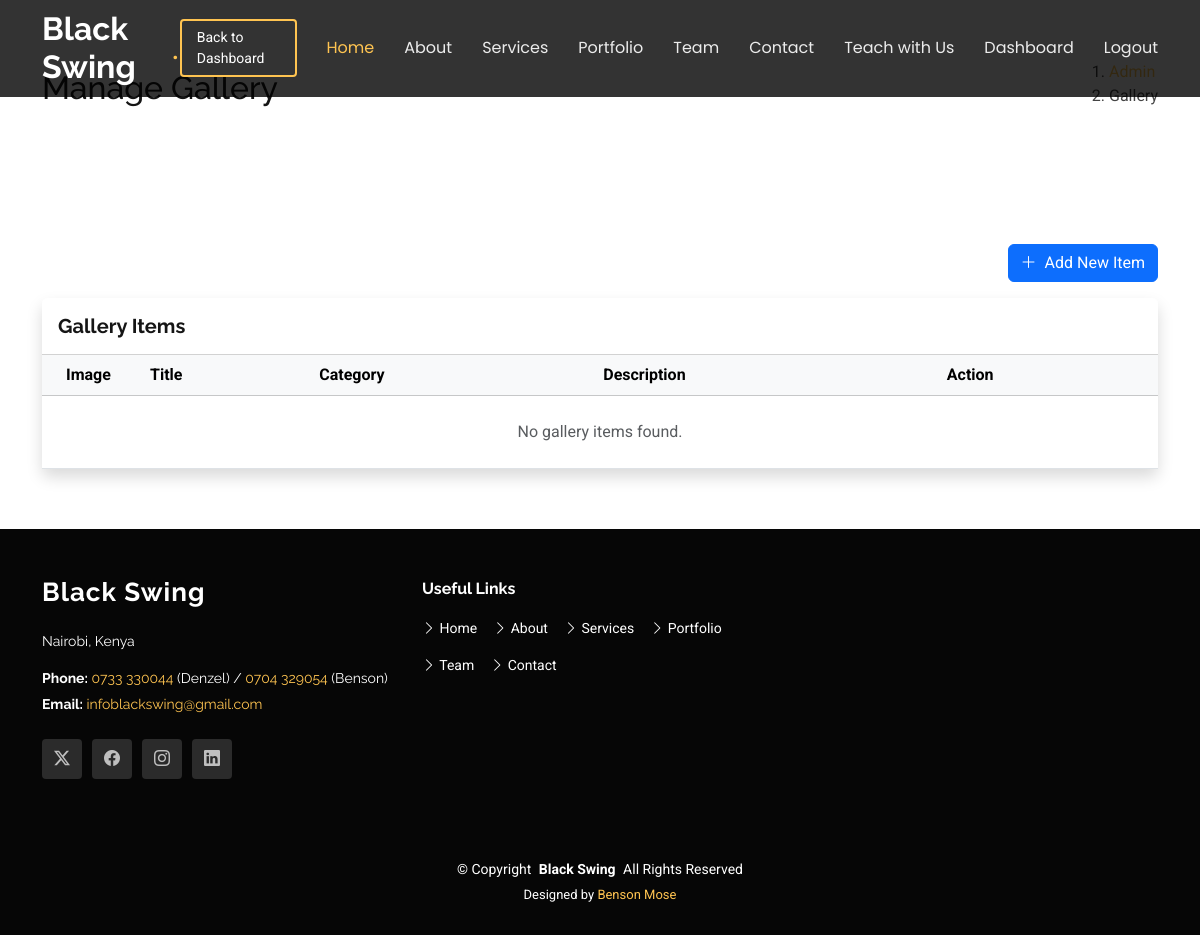
Before: /dashboard/admin/gallery/ (signed in) with the older database file.
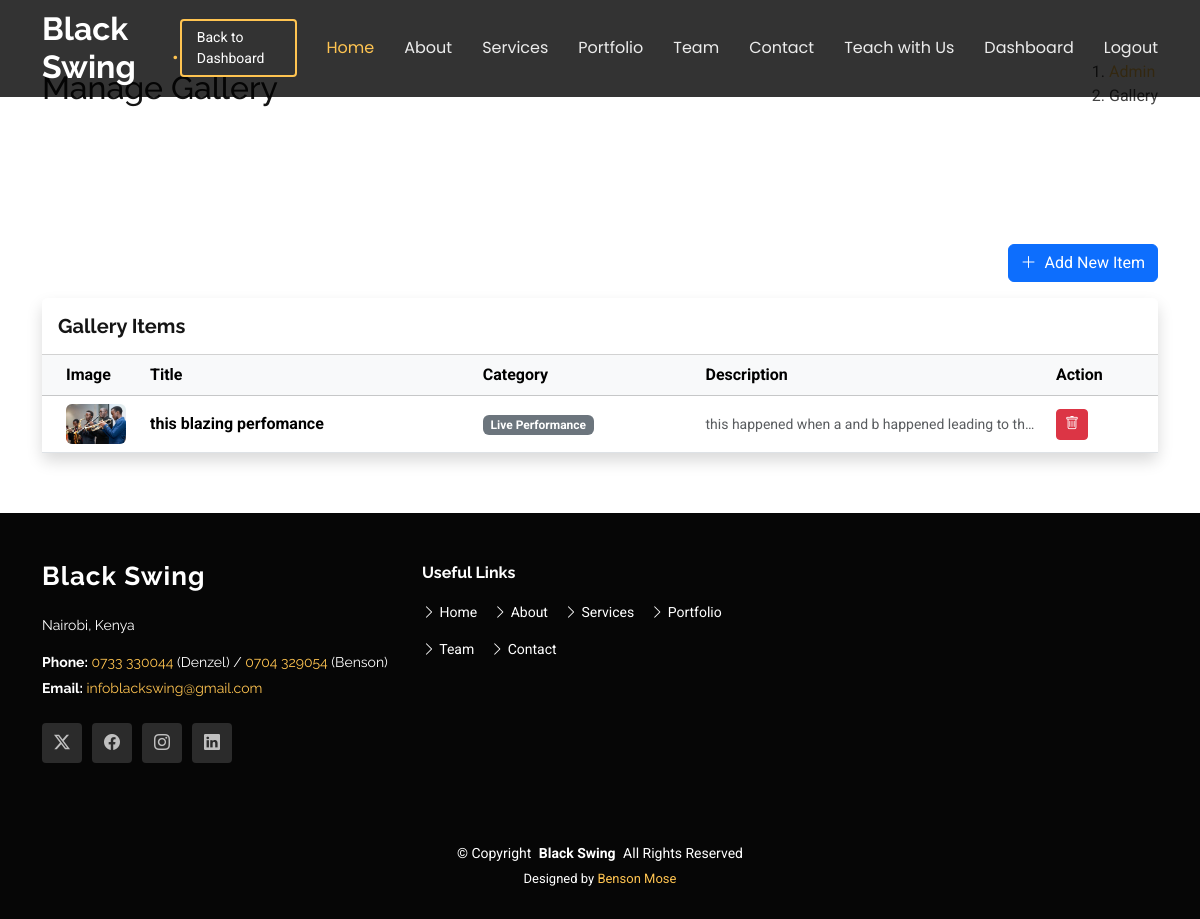
After: the same page with the newer database file.
### portfolio/models.py (models this page shows, shortened)
class Project(models.Model):
    CATEGORY_CHOICES = [
        ('live', 'Live Performance'),
        ('weddings', 'Weddings'),
        ('corporate', 'Corporate Events'),
    ]
    title = models.CharField(max_length=200)
    category = models.CharField(max_length=50, choices=CATEGORY_CHOICES, default='live')
    description = models.TextField(blank=True, help_text="Caption or description for this gallery item")
    image = models.ImageField(upload_to='portfolio_images/')
    created_at = models.DateTimeField(auto_now_add=True)
    class Meta:
        ordering = ['-created_at']

### dashboard/views.py (the view)
# urls.py: path('admin/gallery/', views.manage_gallery, name='manage_gallery'),
@login_required
def manage_gallery(request):
    if not request.user.is_superuser:
        return redirect('dashboard_redirect')
    items = Project.objects.all().order_by('-created_at')
    return render(request, 'dashboard/manage_gallery.html', {'items': items})

### core/context_processors.py (called while the page is built)
def unread_messages_count(request):
    if request.user.is_authenticated and request.user.is_superuser:
        messages_count = ContactMessage.objects.filter(is_read=False).count()
        bookings_count = ServiceBooking.objects.filter(is_read=False).count()
        return {'unread_messages_count': messages_count + bookings_count}
    return {}

### templates/dashboard/manage_gallery.html
{% extends 'base.html' %}
{% load static %}
{% block content %}
<section class="breadcrumbs">
    <div class="container">
        <div class="d-flex justify-content-between align-items-center">
            <h2>Manage Gallery</h2>
            <ol>
                <li><a href="{% url 'admin_dashboard' %}">Admin</a></li>
                <li>Gallery</li>
            </ol>
        </div>
    </div>
</section>
<section class="inner-page">
    <div class="container">
        <div class="d-flex justify-content-end mb-3">
            <a href="{% url 'add_gallery_item' %}" class="btn btn-primary"><i class="bi bi-plus-lg me-1"></i> Add New
                Item</a>
        </div>
        <div class="card shadow border-0">
            <div class="card-header bg-white py-3">
                <h5 class="mb-0 fw-bold">Gallery Items</h5>
            </div>
            <div class="card-body p-0">
                <div class="table-responsive">
                    <table class="table table-hover align-middle mb-0">
                        <thead class="table-light">
                            <tr>
                                <th class="ps-4" style="width: 100px;">Image</th>
                                <th>Title</th>
                                <th>Category</th>
                                <th>Description</th>
                                <th>Action</th>
                            </tr>
                        </thead>
                        <tbody>
                            {% for item in items %}
                            <tr>
                                <td class="ps-4">
                                    {% if item.image %}
                                    <img src="{{ item.image.url }}" class="rounded" width="60" height="40"
                                        style="object-fit: cover;">
                                    {% else %}
                                    <span class="text-muted small">No Img</span>
                                    {% endif %}
                                </td>
                                <td class="fw-bold">{{ item.title }}</td>
                                <td><span class="badge bg-secondary">{{ item.get_category_display }}</span></td>
                                <td class="text-muted small text-truncate" style="max-width: 200px;">
                                    {{ item.description|truncatewords:10 }}</td>
                                <td>
                                    <a href="{% url 'delete_gallery_item' item.id %}" class="btn btn-sm btn-danger"
                                        onclick="return confirm('Are you sure you want to delete this item?')"
                                        title="Delete">
                                        <i class="bi bi-trash"></i>
                                    </a>
                                </td>
                            </tr>
                            {% empty %}
                            <tr>
                                <td colspan="5" class="text-center py-4 text-muted">No gallery items found.</td>
                            </tr>
                            {% endfor %}
                        </tbody>
                    </table>
                </div>
            </div>
        </div>
    </div>
</section>
{% endblock %}

Changed rows visible on the page:
added Project: image (picture), title "this blazing perfomance", category "Live Performance", description "this happened when a and b happened leading to th…"
Other visible differences:
text no longer shown: "No gallery items found."
